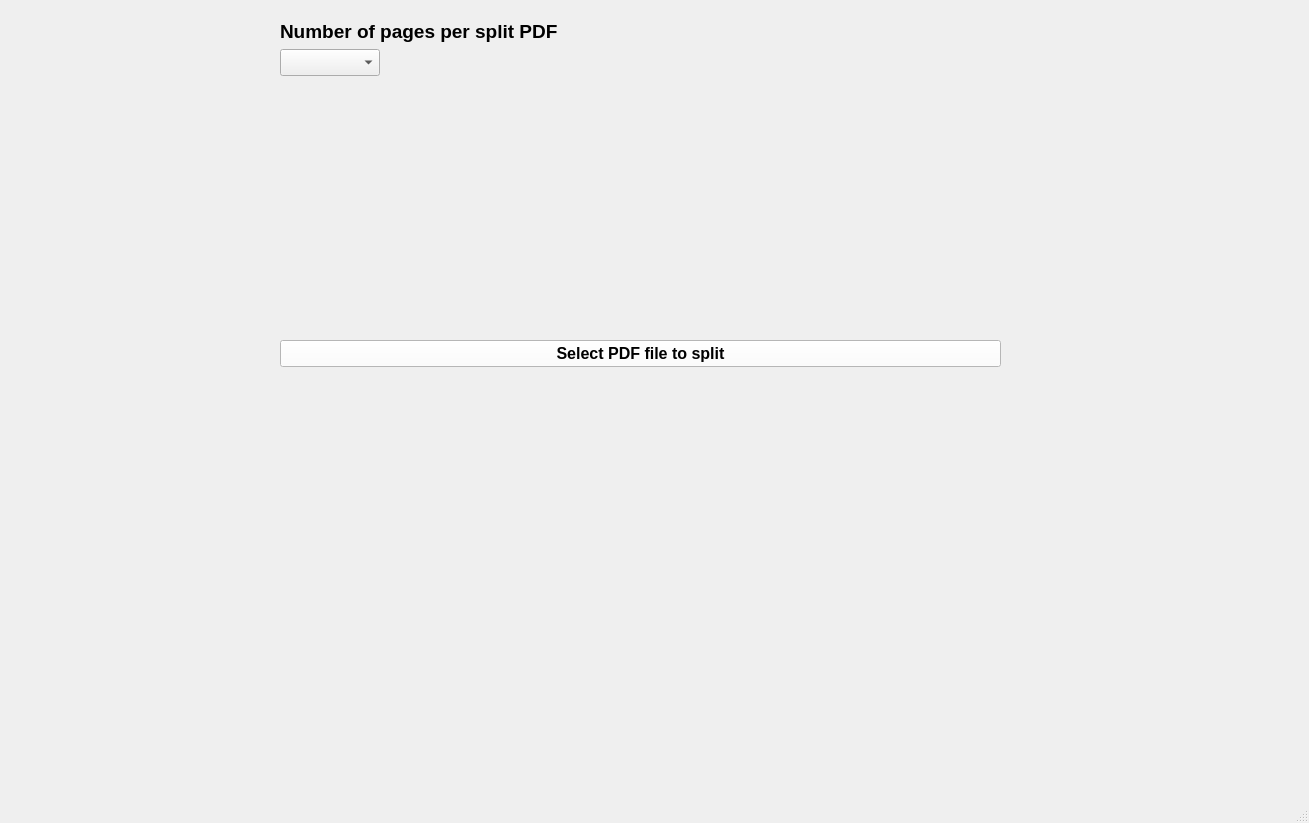
<?xml version="1.0" encoding="UTF-8"?>
<ui version="4.0">
 <class>MainWindow</class>
 <widget class="QMainWindow" name="MainWindow">
  <property name="geometry">
   <rect>
    <x>0</x>
    <y>0</y>
    <width>1309</width>
    <height>823</height>
   </rect>
  </property>
  <property name="windowTitle">
   <string>MainWindow</string>
  </property>
  <property name="styleSheet">
   <string notr="true"/>
  </property>
  <widget class="QWidget" name="centralwidget">
   <widget class="QWidget" name="verticalLayoutWidget">
    <property name="geometry">
     <rect>
      <x>280</x>
      <y>20</y>
      <width>721</width>
      <height>371</height>
     </rect>
    </property>
    <layout class="QVBoxLayout" name="verticalLayout">
     <item>
      <widget class="QLabel" name="label">
       <property name="styleSheet">
        <string notr="true"/>
       </property>
       <property name="text">
        <string>&lt;html&gt;&lt;head/&gt;&lt;body&gt;&lt;p&gt;&lt;span style=&quot; font-size:14pt; font-weight:600;&quot;&gt;Number of pages per split PDF&lt;/span&gt;&lt;/p&gt;&lt;/body&gt;&lt;/html&gt;</string>
       </property>
       <property name="scaledContents">
        <bool>true</bool>
       </property>
       <property name="alignment">
        <set>Qt::AlignBottom|Qt::AlignLeading|Qt::AlignLeft</set>
       </property>
       <property name="wordWrap">
        <bool>true</bool>
       </property>
      </widget>
     </item>
     <item>
      <widget class="QComboBox" name="comboBox">
       <property name="maximumSize">
        <size>
         <width>100</width>
         <height>16777215</height>
        </size>
       </property>
       <property name="font">
        <font>
         <pointsize>12</pointsize>
        </font>
       </property>
       <property name="styleSheet">
        <string notr="true"/>
       </property>
      </widget>
     </item>
     <item>
      <spacer name="verticalSpacer">
       <property name="orientation">
        <enum>Qt::Vertical</enum>
       </property>
       <property name="sizeHint" stdset="0">
        <size>
         <width>20</width>
         <height>40</height>
        </size>
       </property>
      </spacer>
     </item>
     <item>
      <widget class="QPushButton" name="pushButton">
       <property name="palette">
        <palette>
         <active>
          <colorrole role="WindowText">
           <brush brushstyle="SolidPattern">
            <color alpha="255">
             <red>0</red>
             <green>0</green>
             <blue>0</blue>
            </color>
           </brush>
          </colorrole>
          <colorrole role="Button">
           <brush brushstyle="SolidPattern">
            <color alpha="255">
             <red>255</red>
             <green>255</green>
             <blue>255</blue>
            </color>
           </brush>
          </colorrole>
          <colorrole role="Light">
           <brush brushstyle="SolidPattern">
            <color alpha="255">
             <red>170</red>
             <green>127</green>
             <blue>255</blue>
            </color>
           </brush>
          </colorrole>
          <colorrole role="Midlight">
           <brush brushstyle="SolidPattern">
            <color alpha="255">
             <red>127</red>
             <green>63</green>
             <blue>255</blue>
            </color>
           </brush>
          </colorrole>
          <colorrole role="Dark">
           <brush brushstyle="SolidPattern">
            <color alpha="255">
             <red>42</red>
             <green>0</green>
             <blue>127</blue>
            </color>
           </brush>
          </colorrole>
          <colorrole role="Mid">
           <brush brushstyle="SolidPattern">
            <color alpha="255">
             <red>56</red>
             <green>0</green>
             <blue>170</blue>
            </color>
           </brush>
          </colorrole>
          <colorrole role="Text">
           <brush brushstyle="SolidPattern">
            <color alpha="255">
             <red>0</red>
             <green>0</green>
             <blue>0</blue>
            </color>
           </brush>
          </colorrole>
          <colorrole role="BrightText">
           <brush brushstyle="SolidPattern">
            <color alpha="255">
             <red>255</red>
             <green>255</green>
             <blue>255</blue>
            </color>
           </brush>
          </colorrole>
          <colorrole role="ButtonText">
           <brush brushstyle="SolidPattern">
            <color alpha="255">
             <red>0</red>
             <green>0</green>
             <blue>0</blue>
            </color>
           </brush>
          </colorrole>
          <colorrole role="Base">
           <brush brushstyle="SolidPattern">
            <color alpha="255">
             <red>255</red>
             <green>255</green>
             <blue>255</blue>
            </color>
           </brush>
          </colorrole>
          <colorrole role="Window">
           <brush brushstyle="SolidPattern">
            <color alpha="255">
             <red>255</red>
             <green>255</green>
             <blue>255</blue>
            </color>
           </brush>
          </colorrole>
          <colorrole role="Shadow">
           <brush brushstyle="SolidPattern">
            <color alpha="255">
             <red>0</red>
             <green>0</green>
             <blue>0</blue>
            </color>
           </brush>
          </colorrole>
          <colorrole role="AlternateBase">
           <brush brushstyle="SolidPattern">
            <color alpha="255">
             <red>170</red>
             <green>127</green>
             <blue>255</blue>
            </color>
           </brush>
          </colorrole>
          <colorrole role="ToolTipBase">
           <brush brushstyle="SolidPattern">
            <color alpha="255">
             <red>255</red>
             <green>255</green>
             <blue>220</blue>
            </color>
           </brush>
          </colorrole>
          <colorrole role="ToolTipText">
           <brush brushstyle="SolidPattern">
            <color alpha="255">
             <red>0</red>
             <green>0</green>
             <blue>0</blue>
            </color>
           </brush>
          </colorrole>
         </active>
         <inactive>
          <colorrole role="WindowText">
           <brush brushstyle="SolidPattern">
            <color alpha="255">
             <red>0</red>
             <green>0</green>
             <blue>0</blue>
            </color>
           </brush>
          </colorrole>
          <colorrole role="Button">
           <brush brushstyle="SolidPattern">
            <color alpha="255">
             <red>255</red>
             <green>255</green>
             <blue>255</blue>
            </color>
           </brush>
          </colorrole>
          <colorrole role="Light">
           <brush brushstyle="SolidPattern">
            <color alpha="255">
             <red>170</red>
             <green>127</green>
             <blue>255</blue>
            </color>
           </brush>
          </colorrole>
          <colorrole role="Midlight">
           <brush brushstyle="SolidPattern">
            <color alpha="255">
             <red>127</red>
             <green>63</green>
             <blue>255</blue>
            </color>
           </brush>
          </colorrole>
          <colorrole role="Dark">
           <brush brushstyle="SolidPattern">
            <color alpha="255">
             <red>42</red>
             <green>0</green>
             <blue>127</blue>
            </color>
           </brush>
          </colorrole>
          <colorrole role="Mid">
           <brush brushstyle="SolidPattern">
            <color alpha="255">
             <red>56</red>
             <green>0</green>
             <blue>170</blue>
            </color>
           </brush>
          </colorrole>
          <colorrole role="Text">
           <brush brushstyle="SolidPattern">
            <color alpha="255">
             <red>0</red>
             <green>0</green>
             <blue>0</blue>
            </color>
           </brush>
          </colorrole>
          <colorrole role="BrightText">
           <brush brushstyle="SolidPattern">
            <color alpha="255">
             <red>255</red>
             <green>255</green>
             <blue>255</blue>
            </color>
           </brush>
          </colorrole>
          <colorrole role="ButtonText">
           <brush brushstyle="SolidPattern">
            <color alpha="255">
             <red>0</red>
             <green>0</green>
             <blue>0</blue>
            </color>
           </brush>
          </colorrole>
          <colorrole role="Base">
           <brush brushstyle="SolidPattern">
            <color alpha="255">
             <red>255</red>
             <green>255</green>
             <blue>255</blue>
            </color>
           </brush>
          </colorrole>
          <colorrole role="Window">
           <brush brushstyle="SolidPattern">
            <color alpha="255">
             <red>255</red>
             <green>255</green>
             <blue>255</blue>
            </color>
           </brush>
          </colorrole>
          <colorrole role="Shadow">
           <brush brushstyle="SolidPattern">
            <color alpha="255">
             <red>0</red>
             <green>0</green>
             <blue>0</blue>
            </color>
           </brush>
          </colorrole>
          <colorrole role="AlternateBase">
           <brush brushstyle="SolidPattern">
            <color alpha="255">
             <red>170</red>
             <green>127</green>
             <blue>255</blue>
            </color>
           </brush>
          </colorrole>
          <colorrole role="ToolTipBase">
           <brush brushstyle="SolidPattern">
            <color alpha="255">
             <red>255</red>
             <green>255</green>
             <blue>220</blue>
            </color>
           </brush>
          </colorrole>
          <colorrole role="ToolTipText">
           <brush brushstyle="SolidPattern">
            <color alpha="255">
             <red>0</red>
             <green>0</green>
             <blue>0</blue>
            </color>
           </brush>
          </colorrole>
         </inactive>
         <disabled>
          <colorrole role="WindowText">
           <brush brushstyle="SolidPattern">
            <color alpha="255">
             <red>42</red>
             <green>0</green>
             <blue>127</blue>
            </color>
           </brush>
          </colorrole>
          <colorrole role="Button">
           <brush brushstyle="SolidPattern">
            <color alpha="255">
             <red>255</red>
             <green>255</green>
             <blue>255</blue>
            </color>
           </brush>
          </colorrole>
          <colorrole role="Light">
           <brush brushstyle="SolidPattern">
            <color alpha="255">
             <red>170</red>
             <green>127</green>
             <blue>255</blue>
            </color>
           </brush>
          </colorrole>
          <colorrole role="Midlight">
           <brush brushstyle="SolidPattern">
            <color alpha="255">
             <red>127</red>
             <green>63</green>
             <blue>255</blue>
            </color>
           </brush>
          </colorrole>
          <colorrole role="Dark">
           <brush brushstyle="SolidPattern">
            <color alpha="255">
             <red>42</red>
             <green>0</green>
             <blue>127</blue>
            </color>
           </brush>
          </colorrole>
          <colorrole role="Mid">
           <brush brushstyle="SolidPattern">
            <color alpha="255">
             <red>56</red>
             <green>0</green>
             <blue>170</blue>
            </color>
           </brush>
          </colorrole>
          <colorrole role="Text">
           <brush brushstyle="SolidPattern">
            <color alpha="255">
             <red>42</red>
             <green>0</green>
             <blue>127</blue>
            </color>
           </brush>
          </colorrole>
          <colorrole role="BrightText">
           <brush brushstyle="SolidPattern">
            <color alpha="255">
             <red>255</red>
             <green>255</green>
             <blue>255</blue>
            </color>
           </brush>
          </colorrole>
          <colorrole role="ButtonText">
           <brush brushstyle="SolidPattern">
            <color alpha="255">
             <red>42</red>
             <green>0</green>
             <blue>127</blue>
            </color>
           </brush>
          </colorrole>
          <colorrole role="Base">
           <brush brushstyle="SolidPattern">
            <color alpha="255">
             <red>255</red>
             <green>255</green>
             <blue>255</blue>
            </color>
           </brush>
          </colorrole>
          <colorrole role="Window">
           <brush brushstyle="SolidPattern">
            <color alpha="255">
             <red>255</red>
             <green>255</green>
             <blue>255</blue>
            </color>
           </brush>
          </colorrole>
          <colorrole role="Shadow">
           <brush brushstyle="SolidPattern">
            <color alpha="255">
             <red>0</red>
             <green>0</green>
             <blue>0</blue>
            </color>
           </brush>
          </colorrole>
          <colorrole role="AlternateBase">
           <brush brushstyle="SolidPattern">
            <color alpha="255">
             <red>85</red>
             <green>0</green>
             <blue>255</blue>
            </color>
           </brush>
          </colorrole>
          <colorrole role="ToolTipBase">
           <brush brushstyle="SolidPattern">
            <color alpha="255">
             <red>255</red>
             <green>255</green>
             <blue>220</blue>
            </color>
           </brush>
          </colorrole>
          <colorrole role="ToolTipText">
           <brush brushstyle="SolidPattern">
            <color alpha="255">
             <red>0</red>
             <green>0</green>
             <blue>0</blue>
            </color>
           </brush>
          </colorrole>
         </disabled>
        </palette>
       </property>
       <property name="font">
        <font>
         <pointsize>12</pointsize>
         <weight>75</weight>
         <bold>true</bold>
        </font>
       </property>
       <property name="styleSheet">
        <string notr="true"/>
       </property>
       <property name="text">
        <string>Select PDF file to split</string>
       </property>
      </widget>
     </item>
     <item>
      <widget class="QLabel" name="label_2">
       <property name="font">
        <font>
         <pointsize>12</pointsize>
        </font>
       </property>
       <property name="styleSheet">
        <string notr="true"/>
       </property>
       <property name="text">
        <string/>
       </property>
       <property name="wordWrap">
        <bool>true</bool>
       </property>
      </widget>
     </item>
    </layout>
   </widget>
  </widget>
  <widget class="QMenuBar" name="menubar">
   <property name="geometry">
    <rect>
     <x>0</x>
     <y>0</y>
     <width>1309</width>
     <height>31</height>
    </rect>
   </property>
  </widget>
  <widget class="QStatusBar" name="statusbar"/>
 </widget>
 <resources/>
 <connections/>
</ui>
